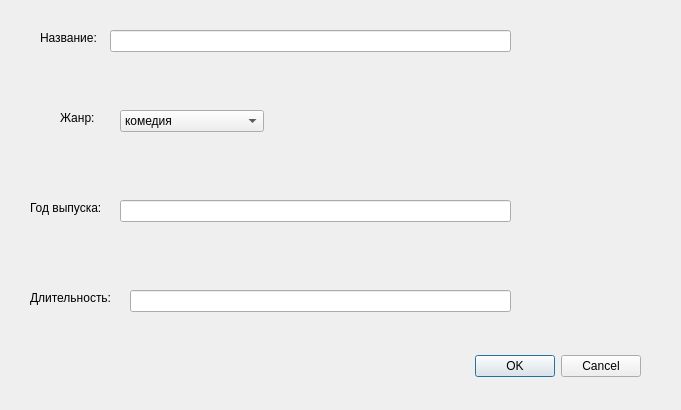
<?xml version="1.0" encoding="UTF-8"?>
<ui version="4.0">
 <class>Dialog</class>
 <widget class="QDialog" name="Dialog">
  <property name="geometry">
   <rect>
    <x>0</x>
    <y>0</y>
    <width>681</width>
    <height>410</height>
   </rect>
  </property>
  <property name="windowTitle">
   <string>Dialog</string>
  </property>
  <widget class="QDialogButtonBox" name="buttonBox">
   <property name="geometry">
    <rect>
     <x>300</x>
     <y>350</y>
     <width>341</width>
     <height>32</height>
    </rect>
   </property>
   <property name="orientation">
    <enum>Qt::Horizontal</enum>
   </property>
   <property name="standardButtons">
    <set>QDialogButtonBox::Cancel|QDialogButtonBox::Ok</set>
   </property>
  </widget>
  <widget class="QComboBox" name="genreBox">
   <property name="geometry">
    <rect>
     <x>120</x>
     <y>110</y>
     <width>144</width>
     <height>22</height>
    </rect>
   </property>
   <item>
    <property name="text">
     <string>комедия</string>
    </property>
   </item>
   <item>
    <property name="text">
     <string>драма</string>
    </property>
   </item>
   <item>
    <property name="text">
     <string>мелодрама</string>
    </property>
   </item>
   <item>
    <property name="text">
     <string>детектив</string>
    </property>
   </item>
   <item>
    <property name="text">
     <string>документальный</string>
    </property>
   </item>
   <item>
    <property name="text">
     <string>ужасы</string>
    </property>
   </item>
   <item>
    <property name="text">
     <string>музыка</string>
    </property>
   </item>
   <item>
    <property name="text">
     <string>фантастика</string>
    </property>
   </item>
   <item>
    <property name="text">
     <string>анимация</string>
    </property>
   </item>
   <item>
    <property name="text">
     <string>биография</string>
    </property>
   </item>
   <item>
    <property name="text">
     <string>боевик</string>
    </property>
   </item>
   <item>
    <property name="text">
     <string>приключения</string>
    </property>
   </item>
   <item>
    <property name="text">
     <string>война</string>
    </property>
   </item>
   <item>
    <property name="text">
     <string>семейный</string>
    </property>
   </item>
   <item>
    <property name="text">
     <string>триллер</string>
    </property>
   </item>
   <item>
    <property name="text">
     <string>фэнтези</string>
    </property>
   </item>
   <item>
    <property name="text">
     <string>вестерн</string>
    </property>
   </item>
   <item>
    <property name="text">
     <string>мистика</string>
    </property>
   </item>
   <item>
    <property name="text">
     <string>короткометражный</string>
    </property>
   </item>
   <item>
    <property name="text">
     <string>мюзикл</string>
    </property>
   </item>
   <item>
    <property name="text">
     <string>исторический</string>
    </property>
   </item>
   <item>
    <property name="text">
     <string>нуар</string>
    </property>
   </item>
  </widget>
  <widget class="QLineEdit" name="titleEdit">
   <property name="geometry">
    <rect>
     <x>110</x>
     <y>30</y>
     <width>401</width>
     <height>22</height>
    </rect>
   </property>
  </widget>
  <widget class="QLabel" name="title">
   <property name="geometry">
    <rect>
     <x>40</x>
     <y>30</y>
     <width>61</width>
     <height>16</height>
    </rect>
   </property>
   <property name="text">
    <string>Название:</string>
   </property>
  </widget>
  <widget class="QLabel" name="genre">
   <property name="geometry">
    <rect>
     <x>60</x>
     <y>110</y>
     <width>38</width>
     <height>16</height>
    </rect>
   </property>
   <property name="text">
    <string>Жанр:</string>
   </property>
  </widget>
  <widget class="QLabel" name="year">
   <property name="geometry">
    <rect>
     <x>30</x>
     <y>200</y>
     <width>78</width>
     <height>16</height>
    </rect>
   </property>
   <property name="text">
    <string>Год выпуска:</string>
   </property>
  </widget>
  <widget class="QLabel" name="duration">
   <property name="geometry">
    <rect>
     <x>30</x>
     <y>290</y>
     <width>88</width>
     <height>16</height>
    </rect>
   </property>
   <property name="text">
    <string>Длительность:</string>
   </property>
  </widget>
  <widget class="QLineEdit" name="yearEdit">
   <property name="geometry">
    <rect>
     <x>120</x>
     <y>200</y>
     <width>391</width>
     <height>22</height>
    </rect>
   </property>
  </widget>
  <widget class="QLineEdit" name="durationEdit">
   <property name="geometry">
    <rect>
     <x>130</x>
     <y>290</y>
     <width>381</width>
     <height>22</height>
    </rect>
   </property>
  </widget>
 </widget>
 <resources/>
 <connections>
  <connection>
   <sender>buttonBox</sender>
   <signal>accepted()</signal>
   <receiver>Dialog</receiver>
   <slot>accept()</slot>
   <hints>
    <hint type="sourcelabel">
     <x>248</x>
     <y>254</y>
    </hint>
    <hint type="destinationlabel">
     <x>157</x>
     <y>274</y>
    </hint>
   </hints>
  </connection>
  <connection>
   <sender>buttonBox</sender>
   <signal>rejected()</signal>
   <receiver>Dialog</receiver>
   <slot>reject()</slot>
   <hints>
    <hint type="sourcelabel">
     <x>316</x>
     <y>260</y>
    </hint>
    <hint type="destinationlabel">
     <x>286</x>
     <y>274</y>
    </hint>
   </hints>
  </connection>
 </connections>
</ui>
